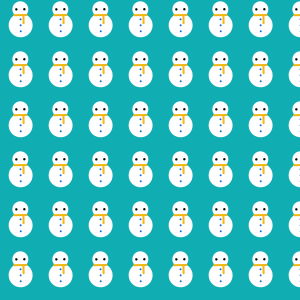
Frame 1 (no input)
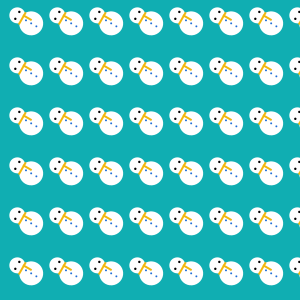
Frame 60 (the mouse pressed at the canvas centre just before this capture)
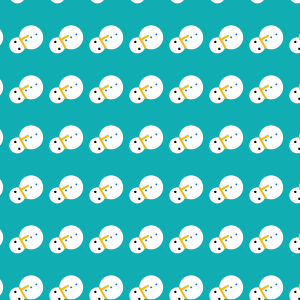
Frame 120 (the mouse held since frame 60 and released just before this capture)

The Processing sketch that drew these frames (run headless with seeded random() and noise(); from frame 60 on, the mouse is pressed at the canvas centre):

// Processing sketch: processing_14576
// ── processing_14576.pde

void setup() {
  size(300,300);
  smooth();
}

void draw() {
  background(16,174,178);
  translate(-20,-10);
  for(int y=0; y<400; y=y+50) {
    for(int x=0; x<350; x=x+40) {
      pushMatrix();
      scale(0.4);
      translate(x*2.5,y*2.5);
      rotate(radians(-frameCount));
     ssdraw();
      popMatrix();
    }
  }
}

void ssdraw() {
  noStroke();
  scale(1);
  fill(255);
  ellipse(100,90,60,60);
  ellipse(100,50,40,40);
  fill(0);
  ellipse(90,50,6,6);
  ellipse(110,50,6,6);
  fill(32,109,214);
  ellipse(100,75,5,5);
  ellipse(100,90,5,5);
   ellipse(100,105,5,5);
  fill(242,183,17);
  rect(82,62,35,5);
  rect(105,62,5,25);
}



                
                                                
